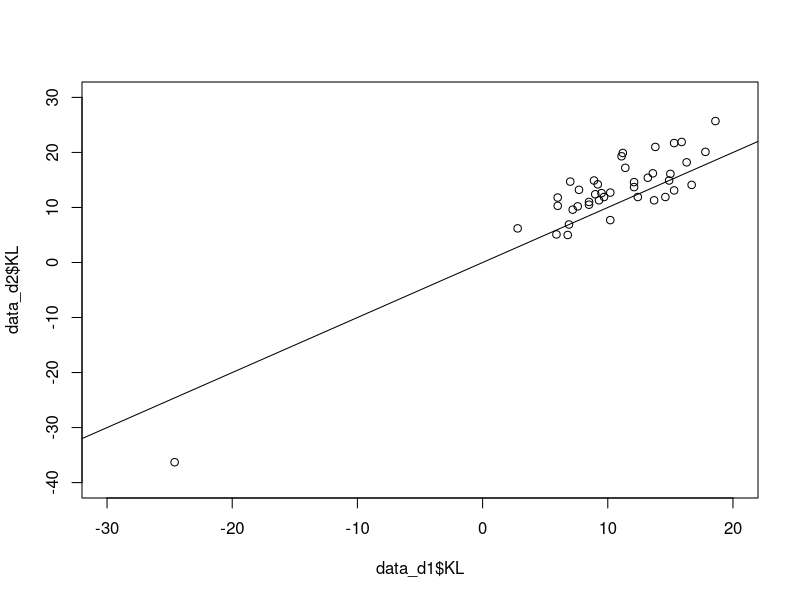
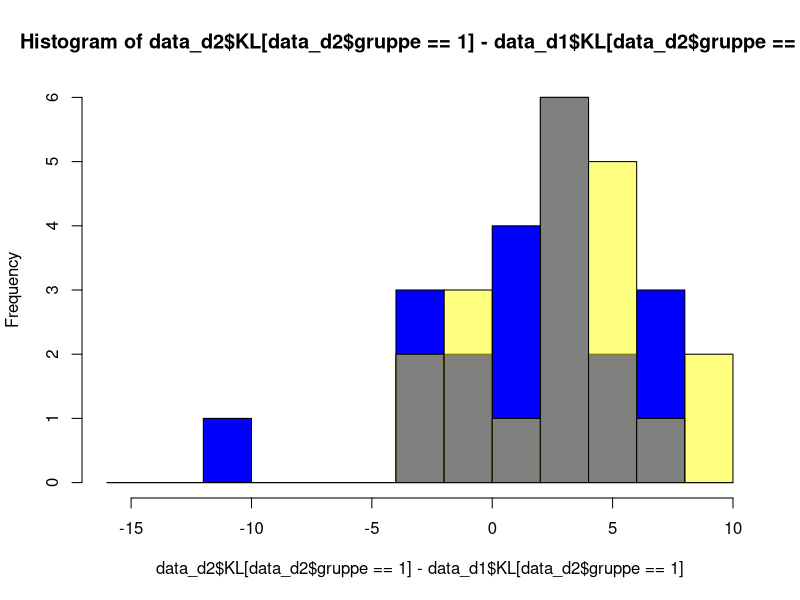

Write R code to recreate these figures, in order.
setwd("C:/Users/Nils Mac/Documents/GitHub/fallstudien/Projekt 2")
data = read.table("Konzentrationsdaten.txt", header = T)

library(scales)

data_g1 = data[data$gruppe == 1,]
data_g2 = data[data$gruppe == 2,]

data_d1 = data[data$durchgang == 1,]
data_d2 = data[data$durchgang == 2,]


### Histogramm von KL fuer beide Gruppen fuer beide Durchgaenge
### für Bearbeitungszeit auch

### je nach dem für differenzen oder quotienten, je nachdem wie wir testen wollen


plot(data_d1$KL, data_d2$KL, 
     xlim = c(-30,20), ylim = c(-40,30)
     )
abline(coef = c(0,1))
# Einfärben nach Gruppe?

hist(data_d2$KL[data_d2$gruppe == 1] - data_d1$KL[data_d2$gruppe == 1], breaks = seq(-16,10,2), col = "blue")
hist(data_d2$KL[data_d2$gruppe == 2] - data_d1$KL[data_d2$gruppe == 2], breaks = seq(-16,10,2), add = T, col = alpha("yellow",0.5))
